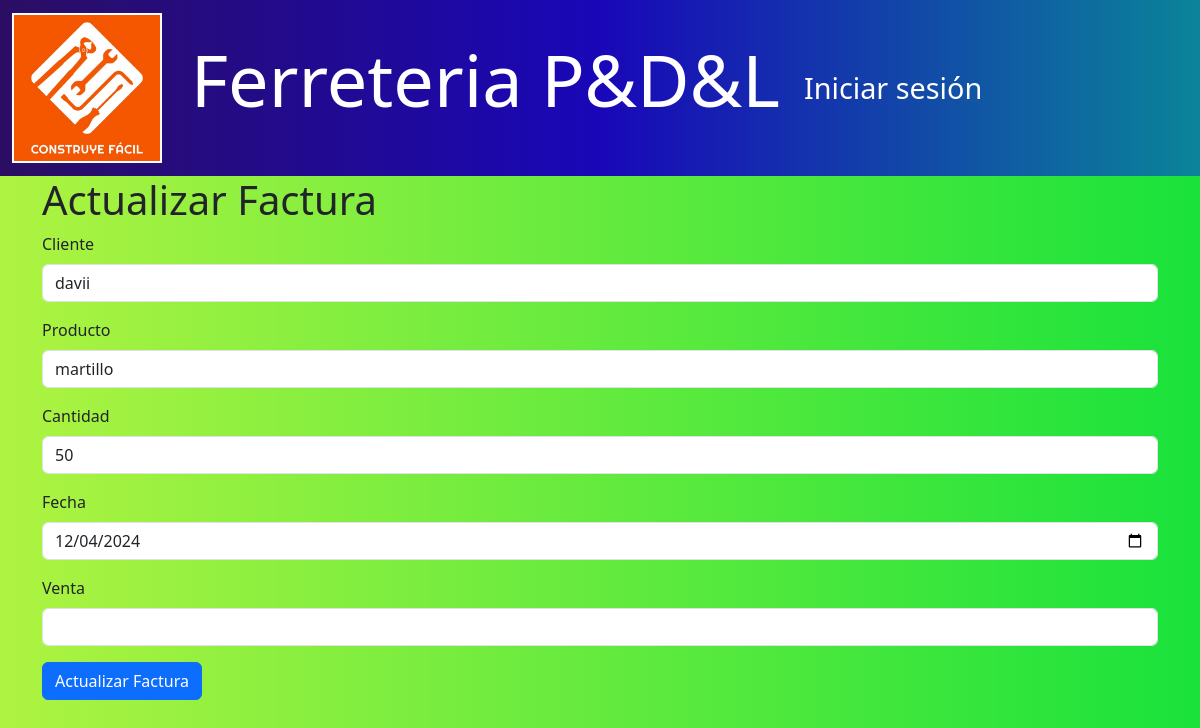
The app's page /facturas/edit/1 with its own data.
### models/factura_model.py (models this page shows, shortened)
class Factura(db.Model):
    __tablename__ = "facturas"
    id = db.Column(db.Integer, primary_key=True)
    cliente_id = db.Column(db.Integer, db.ForeignKey('clientes.id'), nullable=False)
    producto_id = db.Column(db.Integer, db.ForeignKey('productos.id'), nullable=False)
    cantidad = db.Column(db.Integer, nullable=False)
    total = db.Column(db.Float, nullable=False)
    fecha = db.Column(db.Date, nullable=False)
    venta_id = db.Column(db.Integer, db.ForeignKey('ventas.id'), nullable=False)
    cliente = db.relationship('Cliente', back_populates='facturas')
    producto = db.relationship('Producto', back_populates='facturas')
    venta = db.relationship('Venta', back_populates='facturas')  # Relación inversa con Venta
    @staticmethod
    def get_by_id(id):
        return Factura.query.get(id)

### models/cliente_model.py (models this page shows, shortened)
class Cliente(db.Model):
    __tablename__ = "clientes"
    id = db.Column(db.Integer,primary_key=True)
    nombre = db.Column(db.String(80),nullable=False)
    email = db.Column(db.String(100),nullable=False)
    telefono = db.Column(db.String(20),nullable=False)
    facturas = db.relationship('Factura', back_populates='cliente')
    ventas = db.relationship('Venta',back_populates='cliente')

### models/producto_model.py (models this page shows, shortened)
class Producto(db.Model):
    __tablename__ = "productos"
    id = db.Column(db.Integer, primary_key=True)
    nombre = db.Column(db.String(100), nullable=False)
    descripcion = db.Column(db.String(120), nullable=False)
    precio = db.Column(db.Float(11, 2), nullable=False)
    stock = db.Column(db.Integer, nullable=False)
    ventas = db.relationship('Venta', back_populates='producto')
    compras = db.relationship('Compra', back_populates='producto')
    facturas = db.relationship('Factura', back_populates='producto')

### controllers/factura_controller.py (the view, shortened to what this page needs)
@factura_bp.route("/edit/<int:id>", methods=['GET', 'POST'])
def edit(id):
    factura = Factura.get_by_id(id)
    if not factura:
        flash("Factura no encontrada.", "error")
        return redirect(url_for('factura.index'))
    clientes = Cliente.query.all()
    productos = Producto.query.all()
    ventas = Venta.query.all()
    return factura_view.edit(factura, clientes, productos)

### run.py (called while the page is built)
@app.context_processor
def inject_active_path():
    def is_active(path):
        return 'active' if request.path == path else ''
    return(dict(is_active =  is_active))

### views/factura_view.py (called while the page is built)
def edit(factura, clientes, productos):
    return render_template('facturas/edit.html', factura=factura, clientes=clientes, productos=productos)

### templates/facturas/edit.html (shortened to what this page needs)
{% extends 'base.html' %}
{% block content  %}
<h1>Actualizar Factura</h1>
<form action="{{ url_for('factura.edit',id=factura.id) }}" method="POST">
    <div class="mb-3">
        <label for=""  class="form-label">Cliente</label>
        <select class="form-control" name="cliente_id" required>
            {% for cliente in clientes %}
                <option value="{{ cliente.id }}" {% if cliente.id == factura.cliente_id %}selected{% endif %}>{{ cliente.nombre }}</option>
            {% endfor %}
        </select>
    </div>
    <div class="mb-3">
        <label for=""  class="form-label">Producto</label>
        <select class="form-control" name="producto_id" required>
            {% for producto in productos %}
                <option value="{{ producto.id }}" {% if producto.id == factura.producto_id %}selected{% endif %}>{{ producto.nombre }}</option>
            {% endfor %}
        </select>
    </div>
    <div class="mb-3">
        <label for=""  class="form-label">Cantidad</label>
        <input type="number" class="form-control" name="cantidad" value="{{factura.cantidad}}" required min="1">
    </div>
    <div class="mb-3">
        <label for=""  class="form-label">Fecha</label>
        <input type="date" class="form-control" name="fecha" value="{{ factura.fecha }}" required>
    </div>
    <div class="mb-3">
        <label for="venta_id" class="form-label">Venta</label>
        <select class="form-control" name="venta_id" id="venta_id" required>
        </select>
    </div>
    <button type="submit" class="btn btn-primary">Actualizar Factura</button>
</form>
{% endblock %}

### templates/base.html (style rules this page uses)
body { background: linear-gradient(to right, #aff341, #19e23b); min-height: 100vh; }

### records on screen
Factura: cliente_id "davii", producto_id "martillo", cantidad "50", fecha "12/04/2024"
